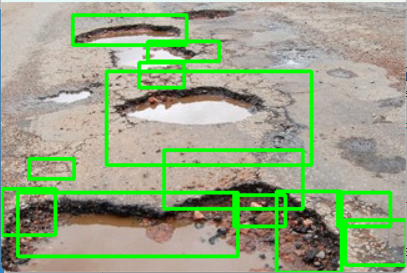
#> input picture o1.png, 407 x 273 px, given in place of the camera
$ python 'Real time potholes detection code.py'
#> lines starting #> are read from the running program, lines starting #| are printed output that depends on the picture; after the words box and inside, x2 and y2 are one past the last pixel; in counts of white or black regions, pixels touching at a corner belong together
#!/usr/bin/env python
# coding: utf-8

# In[ ]:


import cv2
import numpy as np

# Define the parameters for pothole detection
MIN_AREA = 1000  # Minimum area of a pothole in pixels
MAX_DEPTH = 10  # Maximum depth of a pothole in cm
THRESHOLD = 0.5  # Threshold for binary segmentation

# Load the video stream from the mobile camera (front camera)
cap = cv2.VideoCapture(0)

# Initialize variables for calculating average depth
depth_values = []
depth_samples = 5  # Number of depth samples to average over

# Loop until the user presses 'q' to quit
while True:
    # Read a frame from the video stream
    ret, frame = cap.read()
#> frame is the input picture: shape (273, 407, 3); mean B, G, R 133.1, 166.5, 151.2
    if not ret:
        break

    # Convert the frame to grayscale
    gray = cv2.cvtColor(frame, cv2.COLOR_BGR2GRAY)
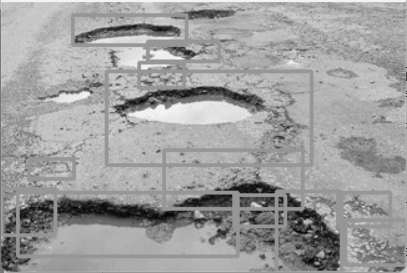
#> gray: shape (273, 407); min 2, max 248, mean 158.1

    # Apply a Gaussian blur to reduce noise
    blur = cv2.GaussianBlur(gray, (5, 5), 0)

    # Apply adaptive thresholding to segment the image
    thresh = cv2.adaptiveThreshold(
        blur, 255, cv2.ADAPTIVE_THRESH_GAUSSIAN_C, cv2.THRESH_BINARY_INV, 11, 2
    )
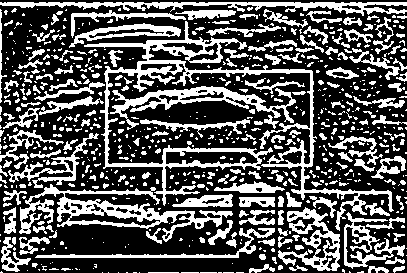
#> thresh: shape (273, 407); 34% white; 713 white regions (512 under 20 px)

    # Find the contours of the segmented image
    contours, hierarchy = cv2.findContours(
        thresh, cv2.RETR_EXTERNAL, cv2.CHAIN_APPROX_SIMPLE
    )
#> contours = 709 contours, 588 with area under 20; largest, box (x1, y1, x2, y2) and area: (84, 21, 394, 231) 6673, (19, 184, 233, 242) 3446, (110, 86, 296, 130) 1908, (0, 2, 407, 16) 1634, (278, 207, 340, 271) 1579

    # Loop through the contours
    for cnt in contours:
        # Calculate the area and perimeter of the contour
        area = cv2.contourArea(cnt)
        peri = cv2.arcLength(cnt, True)

        # Check if the area is above the minimum threshold
        if area > MIN_AREA:
            # Approximate the contour to a polygon
            approx = cv2.approxPolyDP(cnt, 0.01 * peri, True)

            # Check if the polygon has four vertices (i.e. it is a rectangle)
            if len(approx) == 4:
                # Draw a bounding box around the contour
                x, y, w, h = cv2.boundingRect(approx)
                cv2.rectangle(frame, (x, y), (x + w, y + h), (0, 255, 0), 2)

                # Calculate the depth of the pothole using a simple formula
                depth = MAX_DEPTH * (1 - area / (w * h))
                depth_values.append(depth)

                # Display the depth on the frame
                cv2.putText(
                    frame,
                    f"Depth: {depth:.1f} cm",
                    (x + 10, y + 30),
                    cv2.FONT_HERSHEY_SIMPLEX,
                    1,
                    (0, 255, 0),
                    2,
                )
#> this loop made 709 passes
#> (area, peri, approx) on pass 709: (1633.5, 1149.5, [[0, 2], [406, 11]])
#> (area, peri) on passes 25, 26, 28, 30, 37, 40: (35, 29.31), (58, 58.63), (31, 46.63), (61.5, 69.7), (47.5, 51.21), (25.5, 19.07)
#> after the loop, depth_values = []

    # Average the depth values over the last few samples
    if len(depth_values) > depth_samples:
        avg_depth = sum(depth_values[-depth_samples:]) / depth_samples
        cv2.putText(
            frame,
            f"Avg. Depth: {avg_depth:.1f} cm",
            (10, 30),
            cv2.FONT_HERSHEY_SIMPLEX,
            1,
            (0, 255, 0),
            2,
        )

    # Display the frame with potholes detected
    cv2.imshow("Pothole Detection", frame)

    # Wait for user input
    key = cv2.waitKey(1) & 0xFF
#> (key q is pressed here)

    # If 'q' is pressed, exit the loop
    if key == ord("q"):
        break

# Release the video stream and close all windows
cap.release()
cv2.destroyAllWindows()

$ run again, on o4.png
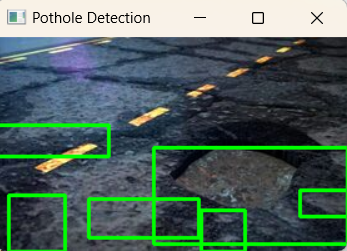
#> input picture o4.png, 347 x 251 px, given in place of the camera
#> frame is the input picture: shape (251, 347, 3); mean B, G, R 94.8, 103.1, 81.2
#> `thresh = cv2.adaptiveThreshold( blur, 255, cv2.ADAPTIVE_THRESH_GAUSSIA..`:
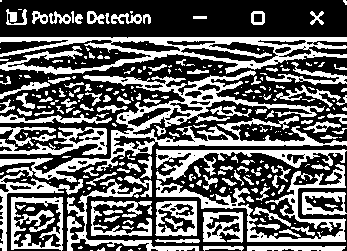
#> thresh: shape (251, 347); 38.8% white; 297 white regions (173 under 20 px)
#> contours = 284 contours, 204 with area under 20; largest, box (x1, y1, x2, y2) and area: (0, 70, 347, 183) 6652, (0, 37, 347, 75) 6020, (11, 197, 63, 251) 2569, (156, 164, 346, 242) 2182, (156, 149, 347, 182) 1534
#> the loop `for cnt in contours:` made 284 passes
#> (area, peri, approx, x, y, w, h, depth) on pass 29: (2569, 213.5, [[11, 197], [11, 249], [61, 250], [62, 197]], 11, 197, 52, 54, 0.851)
#> after the loop `for cnt in contours:`:
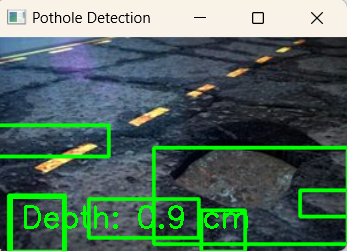
#> frame: shape (251, 347, 3); 1.99% of pixels changed, all inside (x1, y1, x2, y2) = (10, 197, 248, 251)
#> after the loop `for cnt in contours:`: depth_values = [0.851]

$ run again, on o5.png
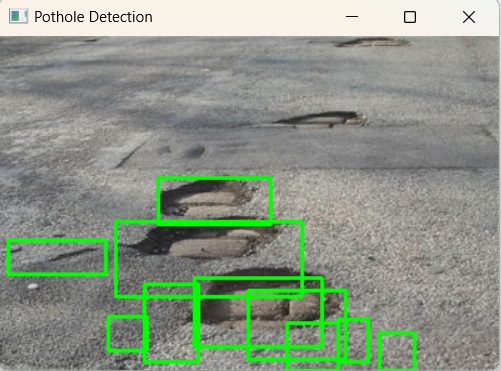
#> input picture o5.png, 501 x 371 px, given in place of the camera
#> frame is the input picture: shape (371, 501, 3); mean B, G, R 133.8, 150.2, 138.7
#> `gray = cv2.cvtColor(frame, cv2.COLOR_BGR2GRAY)`:
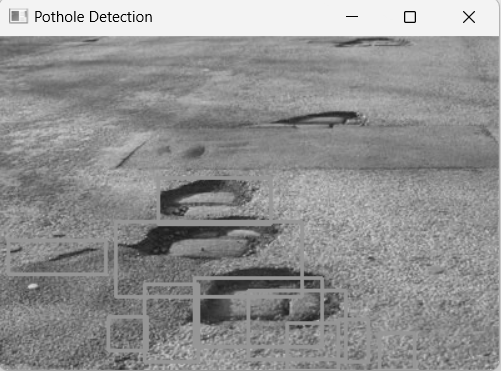
#> gray: shape (371, 501); min 0, max 252, mean 144.9
#> `thresh = cv2.adaptiveThreshold( blur, 255, cv2.ADAPTIVE_THRESH_GAUSSIA..`:
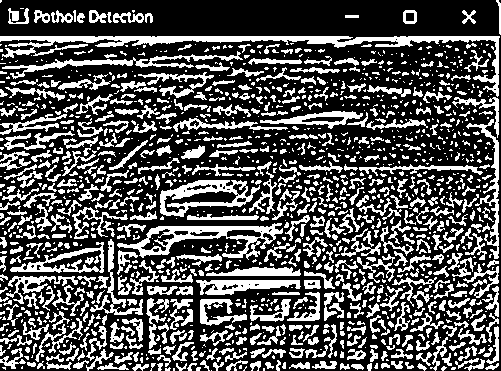
#> thresh: shape (371, 501); 32.7% white; 1421 white regions (841 under 20 px)
#> contours = 1416 contours, 1016 with area under 20; largest, box (x1, y1, x2, y2) and area: (0, 36, 500, 97) 3026, (117, 223, 283, 260) 2403, (160, 180, 260, 217) 2148, (10, 242, 104, 273) 1317, (196, 280, 301, 295) 873
#> the loop `for cnt in contours:` made 1416 passes
#> (area, peri) on passes 12 to 14: (40, 30.14), (46, 45.46), (30.5, 34.38)
#> after the loop `for cnt in contours:`: depth_values = []
